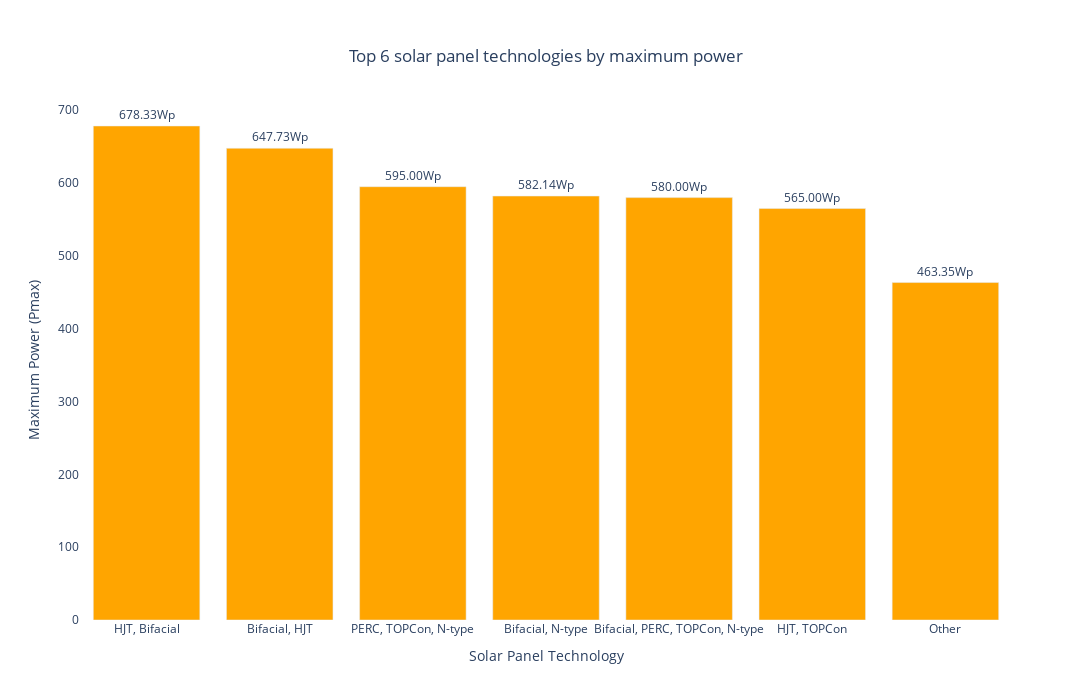

Notebook cell for this chart:
### Code cell
# Group by 'Technology' and calculate the mean 'Maximum_Power(Pmax)' for each technology
# Sort the results in descending order of power and select the top 6 technologies
mask_df2 = df.groupby('Technology', as_index=False).agg({'Maximum_Power(Pmax)': 'mean'}).sort_values('Maximum_Power(Pmax)', ascending=False).head(6)

# Create a new column 'Category_pow' that categorizes technologies:
# If the technology is in the top 6, keep its name; otherwise, label it as "Other"
df["Category_pow"] = df["Technology"].apply(lambda x: x if x in mask_df2["Technology"].values else "Other")

# Group by 'Category_pow' and calculate the mean 'Maximum_Power(Pmax)' for each category
fig_data2 = df.groupby('Category_pow', as_index=False).agg({'Maximum_Power(Pmax)': 'mean'}).sort_values('Maximum_Power(Pmax)', ascending=False)

# Display the grouped data (for debugging or inspection purposes)
fig_data2

# Create a bar chart using the grouped data
fig2 = px.bar(
    fig_data2,
    x="Category_pow",  # Set the x-axis to the technology categories
    y="Maximum_Power(Pmax)",  # Set the y-axis to the average maximum power
    title="Top 6 solar panel technologies by maximum power",  # Chart title
    labels={"Category_pow": "Solar Panel Technology", "Maximum_Power(Pmax)": "Maximum Power (Pmax)"},  # Axis labels
    text=fig_data2["Maximum_Power(Pmax)"].apply(lambda x: f"{x:.2f}Wp")  # Format bar text to 2 decimal places
)

# Customize the bar colors and text position
fig2.update_traces(marker_color="orange", textposition="outside")

# Adjust layout: center the title, set background color to white, and define chart dimensions
fig2.update_layout(
    title={
        "x": 0.5,  # Center the title
        "xanchor": "center",
        "yanchor": "top"
    },
    plot_bgcolor="white",  # Set background color to white
    width=1200,  # Chart width
    height=700   # Chart height
)

# Display the chart
fig2.show()

### Figure 1 — Plotly figure (JSON) as saved in the notebook; plotly's stock layout.template omitted (floating-point values rounded to 4 significant figures)
{"data": [{"alignmentgroup": "True", "hovertemplate": "Solar Panel Technology=%{x}<br>Maximum Power (Pmax)=%{y}<br>text=%{text}<extra></extra>", "legendgroup": "", "marker": {"color": "orange", "pattern": {"shape": ""}}, "name": "", "offsetgroup": "", "orientation": "v", "showlegend": false, "text": ["678.33Wp", "647.73Wp", "595.00Wp", "582.14Wp", "580.00Wp", "565.00Wp", "463.35Wp"], "textposition": "outside", "type": "bar", "x": ["HJT, Bifacial", "Bifacial, HJT", "PERC, TOPCon, N-type", "Bifacial, N-type", "Bifacial, PERC, TOPCon, N-type", "HJT, TOPCon", "Other"], "xaxis": "x", "y": [678.3, 647.7, 595, 582.1, 580, 565, 463.4], "yaxis": "y"}], "layout": {"barmode": "relative", "height": 700, "legend": {"tracegroupgap": 0}, "plot_bgcolor": "white", "title": {"text": "Top 6 solar panel technologies by maximum power", "x": 0.5, "xanchor": "center", "yanchor": "top"}, "width": 1200, "xaxis": {"anchor": "y", "domain": [0, 1], "title": {"text": "Solar Panel Technology"}}, "yaxis": {"anchor": "x", "domain": [0, 1], "title": {"text": "Maximum Power (Pmax)"}}}}
